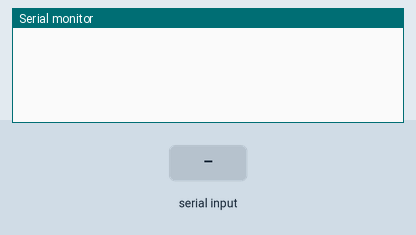
Recording of a program running on a simulated Arduino Uno, built with avr-gcc and run on an emulated ATmega328P. On the bench: the last lines printed to the serial monitor. Inputs (shaded band) come from the test bench.

Above: at 1.2 s.
1.3 s: "1" received over the second serial link
At 1.6 s:
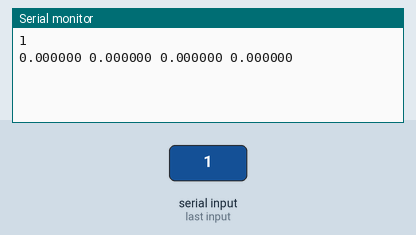
2.8 s: "0" received over the second serial link
At 4.0 s:
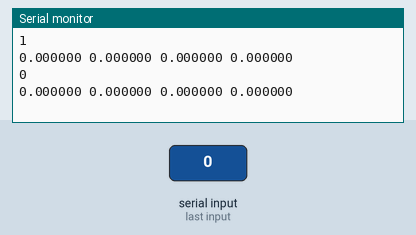
4.3 s: "2" received over the second serial link
At 5.1 s:
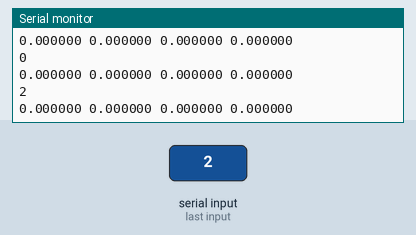

Measured:
- after the input at 1.3 s, the serial monitor: prints a new line at once (image 1)
- after the input at 2.8 s, the serial monitor: prints a new line at once (image 2)
- after the input at 4.3 s, the serial monitor: prints a new line at once (image 3)

The program:

main.cpp
```cpp
#include <Arduino.h>
#include <SoftwareSerial.h>

#include "Ublox.h"
#define SERIAL_BAUD 115200
#define GPS_BAUD 115200
#define N_FLOATS 4

SoftwareSerial gps_serial(13, 12);
Ublox M8_Gps;
// Altitude - Latitude - Longitude - N Satellites
float gpsArray[N_FLOATS] = {0, 0, 0, 0};

void setup() {
   Serial.begin(SERIAL_BAUD);
   gps_serial.begin(9600);
}

void loop() {
   if(!gps_serial.available()) {

		return;
   }
  while(gps_serial.available()){
         char c = gps_serial.read();
         Serial.println(c);
         if (M8_Gps.encode(c)) {
          gpsArray[0] = M8_Gps.altitude;
          gpsArray[1] = M8_Gps.latitude;
          gpsArray[2] = M8_Gps.longitude;
          gpsArray[3] = M8_Gps.sats_in_use;
        }
  }
  for(byte i = 0; i < N_FLOATS; i++) {
    Serial.print(gpsArray[i], 6);Serial.print(" ");
  }
  Serial.println("");
}
```
